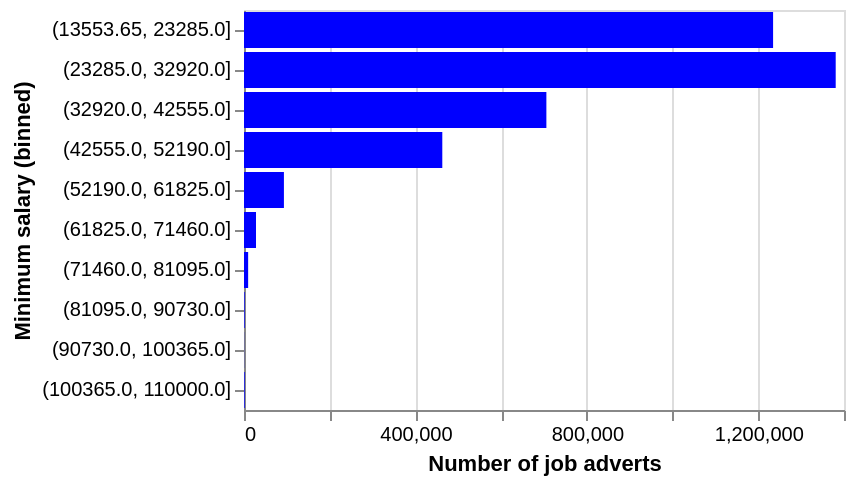

Source (notebook cell):
### Code cell
occ_agg_sal_filt = occ_agg_gje[occ_agg_gje['median_min_annualised_salary']<=110000]
occ_agg_sal_filt['binned_median_min_annualised_salary'] = pd.cut(occ_agg_sal_filt['median_min_annualised_salary'], bins=10)

dd = occ_agg_sal_filt.groupby(['binned_median_min_annualised_salary'])['num_job_ads'].sum().reset_index()
dd['binned_median_min_annualised_salary_str'] = dd['binned_median_min_annualised_salary'].astype(str)
alt.Chart(dd[['num_job_ads', 'binned_median_min_annualised_salary_str']]).mark_bar(color='blue').encode(
    x=alt.X('num_job_ads', title="Number of job adverts"), # .scale(type="symlog")
    y=alt.Y('binned_median_min_annualised_salary_str', title="Minimum salary (binned)",sort=None),
    tooltip=[
        alt.Tooltip("num_job_ads", title="Number of job adverts"), 
    ]  
)

### Figure 1 — Vega-Lite specification as saved in the notebook (floating-point values rounded to 4 significant figures)
{"config": {"view": {"continuousWidth": 300, "continuousHeight": 300}}, "data": {"name": "data-8ed4aa89449f8110d56100b0011526ad"}, "mark": {"type": "bar", "color": "blue"}, "encoding": {"tooltip": [{"field": "num_job_ads", "title": "Number of job adverts", "type": "quantitative"}], "x": {"field": "num_job_ads", "title": "Number of job adverts", "type": "quantitative"}, "y": {"field": "binned_median_min_annualised_salary_str", "sort": null, "title": "Minimum salary (binned)", "type": "nominal"}}, "$schema": "https://vega.github.io/schema/vega-lite/v5.15.1.json", "datasets": {"data-8ed4aa89449f8110d56100b0011526ad": [{"num_job_ads": 1234550, "binned_median_min_annualised_salary_str": "(13553.65, 23285.0]"}, {"num_job_ads": 1380644, "binned_median_min_annualised_salary_str": "(23285.0, 32920.0]"}, {"num_job_ads": 705550, "binned_median_min_annualised_salary_str": "(32920.0, 42555.0]"}, {"num_job_ads": 462701, "binned_median_min_annualised_salary_str": "(42555.0, 52190.0]"}, {"num_job_ads": 93142, "binned_median_min_annualised_salary_str": "(52190.0, 61825.0]"}, {"num_job_ads": 27982, "binned_median_min_annualised_salary_str": "(61825.0, 71460.0]"}, {"num_job_ads": 9665, "binned_median_min_annualised_salary_str": "(71460.0, 81095.0]"}, {"num_job_ads": 1518, "binned_median_min_annualised_salary_str": "(81095.0, 90730.0]"}, {"num_job_ads": 332, "binned_median_min_annualised_salary_str": "(90730.0, 100365.0]"}, {"num_job_ads": 1554, "binned_median_min_annualised_salary_str": "(100365.0, 110000.0]"}]}}
